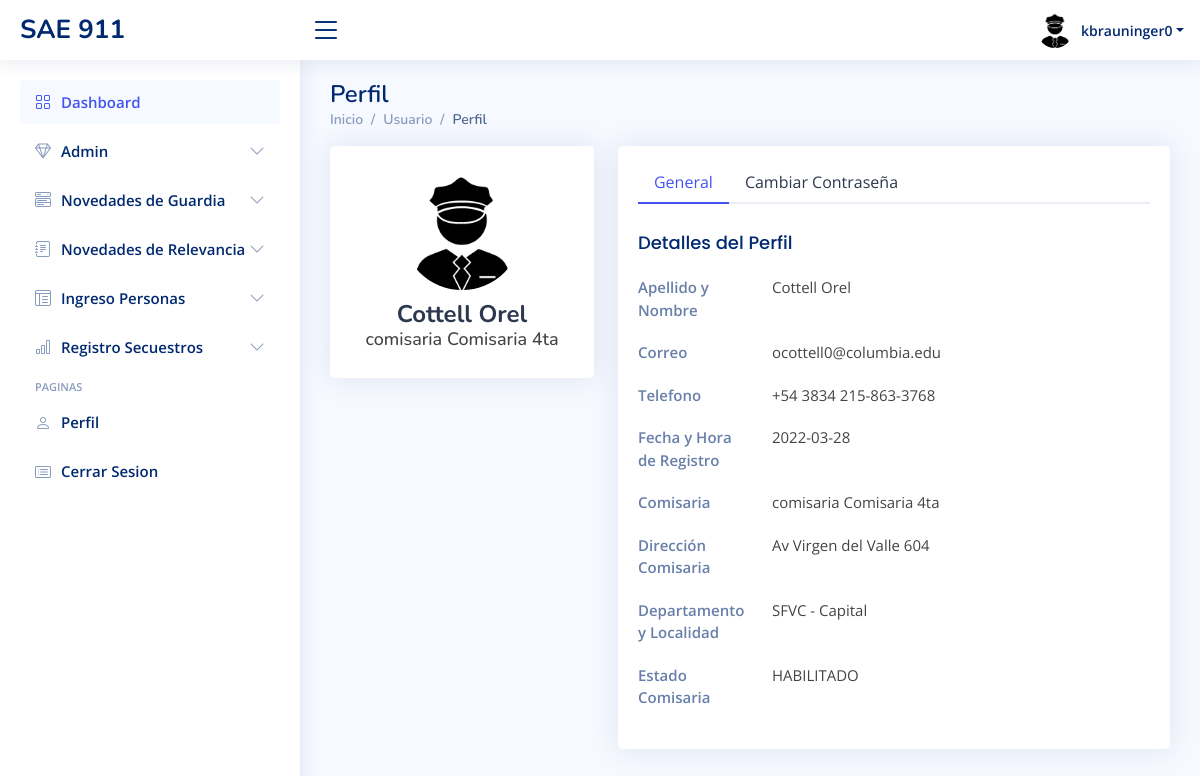
Page /usuarios-perfil.php (signed in) on the committed database.
### tables this page shows
CREATE TABLE `personas` (
  `idPersona` int NOT NULL,
  `nombre` varchar(50) DEFAULT NULL,
  `apellido` varchar(50) DEFAULT NULL,
  `correo` varchar(50) DEFAULT NULL,
  `telefono` varchar(50) DEFAULT NULL,
  `sexo` varchar(50) DEFAULT NULL,
  `dni` varchar(20) DEFAULT NULL,
  `fechaRegistro` date DEFAULT NULL,
  `habilitado` int DEFAULT NULL,
  `borrado` int DEFAULT NULL
);

CREATE TABLE `comisarias` (
  `idComisaria` int NOT NULL,
  `nombre` varchar(50) NOT NULL,
  `direccion` varchar(50) NOT NULL,
  `provincia` varchar(50) NOT NULL,
  `departamento` varchar(50) NOT NULL,
  `localidad` varchar(50) NOT NULL,
  `telefono` varchar(50) NOT NULL,
  `latitud` varchar(50) NOT NULL,
  `longitud` varchar(50) NOT NULL,
  `habilitado` tinyint(1) NOT NULL,
  `eliminado` tinyint(1) NOT NULL DEFAULT '0'
);

### usuarios-perfil.php (the view, shortened to what this page needs)
<?php
  include('conexion.php');
  $consultaPersonas = 'SELECT * FROM personas WHERE idPersona=1';
  $consultaComisarias = 'SELECT * FROM comisarias WHERE idComisaria=1';
  $resultado1 = mysqli_query($conexion, $consultaPersonas);
  $resultado3 = mysqli_query($conexion, $consultaComisarias);
  if ($row1 = $resultado1->fetch_assoc()) {
      $nombrePersona = $row1['nombre'];
      $apellidoPersona=$row1['apellido'];
      $correoPersona=$row1['correo'];
      $telefonoPersona=$row1['telefono'];
      $fechaRegistroPersona=$row1['fechaRegistro'];
  }
  if($row3 = $resultado3->fetch_assoc()){
      $nombreComisaria=$row3['nombre'];
      $direccionComisaria=$row3['direccion'];
      $departamentoComisaria=$row3['departamento'];
      $localidadComisaria=$row3['localidad'];
      $estadoComisaria=$row3['habilitado'];
      if($estadoComisaria==1){
        $estadoComisaria='HABILITADO';
      }else{
        $estadoComisaria='DESHABILITADO';
      }
  }
 ?>
<!DOCTYPE html>
<html lang="en">
<head>
  <link href="assets/vendor/bootstrap/css/bootstrap.min.css" rel="stylesheet">
  <link href="assets/vendor/bootstrap-icons/bootstrap-icons.css" rel="stylesheet">
  <link href="assets/vendor/boxicons/css/boxicons.min.css" rel="stylesheet">
  <link href="assets/vendor/quill/quill.snow.css" rel="stylesheet">
  <link href="assets/vendor/quill/quill.bubble.css" rel="stylesheet">
  <link href="assets/vendor/remixicon/remixicon.css" rel="stylesheet">
  <link href="assets/vendor/simple-datatables/style.css" rel="stylesheet">
  <link href="assets/css/style.css" rel="stylesheet">
</head>
<body>
  <?php include("./template/dashboard.php")?>
  <?php  if($_SESSION['rol'] == 1){
      include ("./template/admin.php");
    }else{
      include ("./template/usuario.php");
    }
  ?>
  <main id="main" class="main">
    <div class="pagetitle">
      <h1>Perfil</h1>
      <nav>
        <ol class="breadcrumb">
          <li class="breadcrumb-item"><a href="inicio-dashboard.php">Inicio</a></li>
          <li class="breadcrumb-item">Usuario</li>
          <li class="breadcrumb-item active">Perfil</li>
        </ol>
      </nav>
    </div>
    <section class="section profile">
      <div class="row">
        <div class="col-xl-4">
          <div class="card">
            <div class="card-body profile-card pt-4 d-flex flex-column align-items-center">
              <img src="assets/img/siluetaPolicia.jpg" alt="Profile" class="rounded-circle">
                    <h2><?php echo $apellidoPersona." ".$nombrePersona;?></h2>
                    <h3><?php echo "comisaria $nombreComisaria"?></h3>
            </div>
          </div>
        </div>
        <div class="col-xl-8">
          <div class="card">
            <div class="card-body pt-3">
              <ul class="nav nav-tabs nav-tabs-bordered">
                <li class="nav-item">
                  <button class="nav-link active" data-bs-toggle="tab" data-bs-target="#profile-overview">General</button>
                </li>
                <li class="nav-item">
                  <button class="nav-link" data-bs-toggle="tab" data-bs-target="#profile-change-password">Cambiar Contraseña</button>
                </li>
              </ul>
              <div class="tab-content pt-2">
                <div class="tab-pane fade show active profile-overview" id="profile-overview">
                  <h5 class="card-title">Detalles del Perfil</h5>
                  <div class="row">
                    <div class="col-lg-3 col-md-4 label ">Apellido y Nombre</div>
                    <div class="col-lg-9 col-md-8"><?php echo $apellidoPersona." ".$nombrePersona;?></div>
                  </div>
                  <div class="row">
                    <div class="col-lg-3 col-md-4 label">Correo</div>
                    <div class="col-lg-9 col-md-8"><?php echo $correoPersona ?></div>
                  </div>
                  <div class="row">
                    <div class="col-lg-3 col-md-4 label">Telefono</div>
                    <div class="col-lg-9 col-md-8"><?php echo "+54 3834 $telefonoPersona" ?></div>
                  </div>
                  <div class="row">
                    <div class="col-lg-3 col-md-4 label">Fecha y Hora de Registro</div>
                    <div class="col-lg-9 col-md-8"><?php echo $fechaRegistroPersona?></div>
                  </div>
                  <div class="row">
                    <div class="col-lg-3 col-md-4 label">Comisaria</div>
                    <div class="col-lg-9 col-md-8"><?php echo "comisaria $nombreComisaria" ?></div>
                  </div>
                  <div class="row">
                    <div class="col-lg-3 col-md-4 label">Dirección Comisaria</div>
                    <div class="col-lg-9 col-md-8"><?php echo $direccionComisaria ?></div>
                  </div>
                  <div class="row">
                    <div class="col-lg-3 col-md-4 label">Departamento y Localidad</div>
                    <div class="col-lg-9 col-md-8"><?php echo $departamentoComisaria." - ".$localidadComisaria ?></div>
                  </div>
                  <div class="row">
                    <div class="col-lg-3 col-md-4 label">Estado Comisaria</div>
                    <div class="col-lg-9 col-md-8"><?php echo $estadoComisaria ?></div>
                  </div>
                </div>
              </div>
            </div>
          </div>
        </div>
      </div>
    </section>
  </main>
</body>
</html>

### assets/css/style.css (style rules this page uses)
:root { scroll-behavior: smooth; }
body { font-family: "Open Sans", sans-serif; background: #f6f9ff; color: #444444; }
a { color: #4154f1; text-decoration: none; }
h1, h2, h3, h4, h5, h6 { font-family: "Nunito", sans-serif; }
#main { margin-top: 60px; padding: 20px 30px; transition: all 0.3s; }
.pagetitle { margin-bottom: 10px; }
.pagetitle h1 { font-size: 24px; margin-bottom: 0; font-weight: 600; color: #012970; }
.card { margin-bottom: 30px; border: none; border-radius: 5px; box-shadow: 0px 0 30px rgba(1, 41, 112, 0.1); }
.card-title { padding: 20px 0 15px 0; font-size: 18px; font-weight: 500; color: #012970; font-family: "Poppins", sans-serif; }
.card-body { padding: 0 20px 20px 20px; }
.breadcrumb { font-size: 14px; font-family: "Nunito", sans-serif; color: #899bbd; font-weight: 600; }
.breadcrumb a { color: #899bbd; transition: 0.3s; }
.breadcrumb .breadcrumb-item::before { color: #899bbd; }
.breadcrumb .active { color: #51678f; font-weight: 600; }
.nav-tabs-bordered { border-bottom: 2px solid #ebeef4; }
.nav-tabs-bordered .nav-link { margin-bottom: -2px; border: none; color: #2c384e; }
.nav-tabs-bordered .nav-link.active { background-color: #fff; color: #4154f1; border-bottom: 2px solid #4154f1; }
@media (min-width: 1200px) { #main, #footer { margin-left: 300px; } }
.profile .profile-card img { max-width: 120px; }
.profile .profile-card h2 { font-size: 24px; font-weight: 700; color: #2c384e; margin: 10px 0 0 0; }
.profile .profile-card h3 { font-size: 18px; }
.profile .profile-overview .row { margin-bottom: 20px; font-size: 15px; }
.profile .profile-overview .card-title { color: #012970; }
.profile .profile-overview .label { font-weight: 600; color: rgba(1, 41, 112, 0.6); }

### rows in the picture
personas: apellido "Cottell", nombre "Orel", correo "ocottell0@columbia.edu", telefono "215-863-3768", fechaRegistro "2022-03-28"
comisarias: nombre "Comisaria 4ta", direccion "Av Virgen del Valle 604", departamento "SFVC", localidad "Capital", habilitado "HABILITADO"

### other values in the picture
$_SESSION['usuario'] "kbrauninger0"
